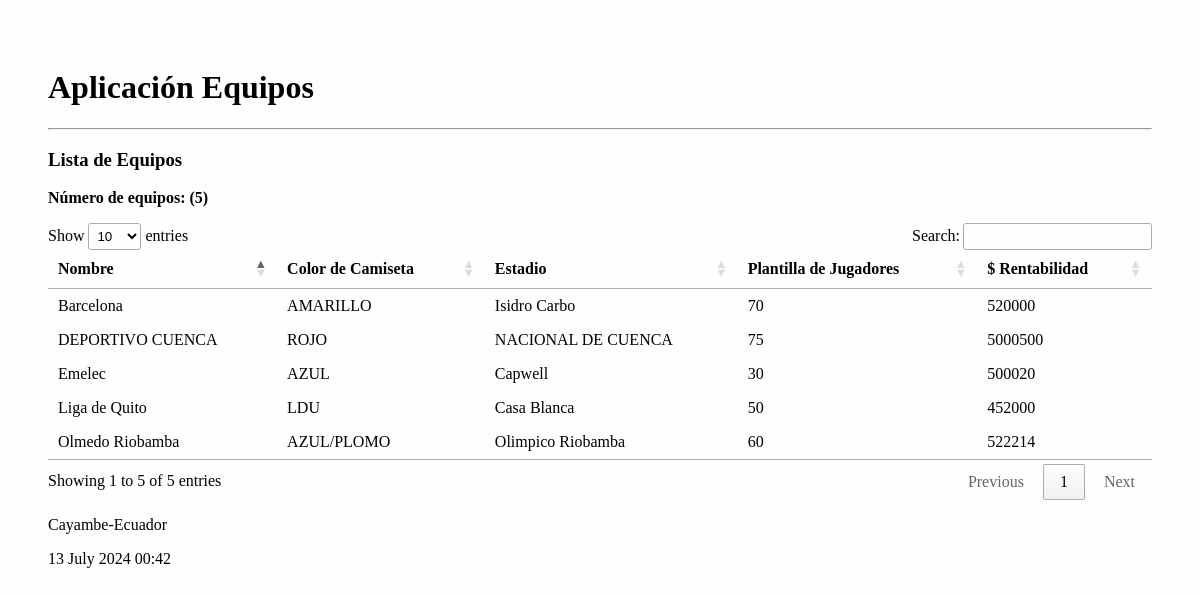
The app's page /equipo/listar, older data.
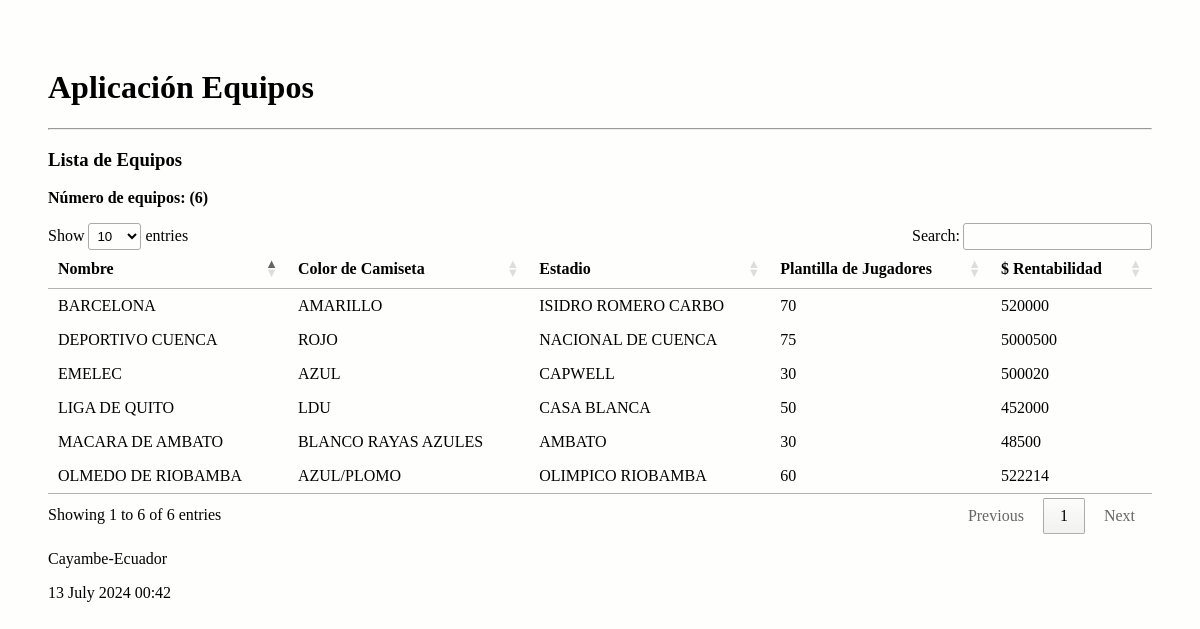
The same page, newer data.
### campeonato/models.py (models this page shows, shortened)
class equipo_futbol(models.Model):
    nombre = models.CharField(max_length=30)
    colores = models.CharField(max_length=30)
    plantilla_jugadores = models.IntegerField()
    rentabilidad = models.IntegerField()
    estadio = models.CharField(max_length=100)

### campeonato/views.py (the view)
# urls.py: path('listar', views.listar, name='listar'),
def listar(request):
    equipos = equipo_futbol.objects.all()
    numero_equipos = len(equipos)
    informacion_template = {'equipos': equipos, 'numero_equipos': numero_equipos}
    return render(request, 'listar_equipo.html', informacion_template)

### campeonato/templates/listar_equipo.html (shortened to what this page needs)
{% extends "principal.html" %}
{% block contentido %}
  <h3>Lista de Equipos</h3>
  <p><b>Número de equipos: ({{numero_equipos}})</b> </p>
  <table id="tabla_datos">
    <thead>
    <tr>
      <th>Nombre</th>
      <th>Color de Camiseta</th>
      <th>Estadio</th>
      <th>Plantilla de Jugadores</th>
      <th>$ Rentabilidad</th>
    </tr>
    </thead>
    <tbody>
    {% for equipo in equipos  %}
      <tr>
        <td>{{equipo.nombre}}</td>
        <td>{{equipo.colores}}</td>
        <td>{{equipo.estadio}}</td>
        <td>{{equipo.plantilla_jugadores}}</td>
        <td>{{equipo.rentabilidad}}</td>
      </tr>
      {% endfor %}
    </table>
{% endblock %}

### campeonato/templates/principal.html (shortened to what this page needs)
<!DOCTYPE html>
<html>
  <head>
    {% load static %}
    <link rel="stylesheet" type="text/css" href="{% static 'css/miestilo.css' %}">
    <link rel="stylesheet" type="text/css" href="https://cdn.datatables.net/1.13.1/css/jquery.dataTables.min.css">
  </head>
  <body>
    <h1>Aplicación Equipos </h1>
    <hr>
    <section>
      {% block contentido %}
      {% endblock %}
    </section>
    <footer>
      <p>Cayambe-Ecuador</p>
      <p>{% now "j F Y H:i" %}</p>
    </footer>
  </body>
</html>

### campeonato/static/css/miestilo.css (style rules this page uses)
body { background: #FEFEFD; padding: 40px; }

Row changes from the older to the newer data that the page shows:
changed equipo_futbol "AMARILLO": nombre "Barcelona" → "BARCELONA"; estadio "Isidro Carbo" → "ISIDRO ROMERO CARBO"
changed equipo_futbol "AZUL": nombre "Emelec" → "EMELEC"; estadio "Capwell" → "CAPWELL"
changed equipo_futbol "LDU": nombre "Liga de Quito" → "LIGA DE QUITO"; estadio "Casa Blanca" → "CASA BLANCA"
changed equipo_futbol "AZUL/PLOMO": nombre "Olmedo Riobamba" → "OLMEDO DE RIOBAMBA"; estadio "Olimpico Riobamba" → "OLIMPICO RIOBAMBA"
added equipo_futbol: nombre "MACARA DE AMBATO", colores "BLANCO RAYAS AZULES", estadio "AMBATO", plantilla_jugadores "30", rentabilidad "48500"
Text that changed along with them:
text written by a page script: "Show entries Search: Showing 1 to 5 of 5 entries Previous 1 Next" → "Show entries Search: Showing 1 to 6 of 6 entries Previous 1 Next"
{{ numero_equipos }}: "5" → "6"
